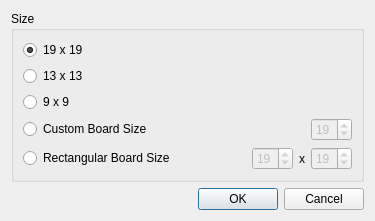
<?xml version="1.0" encoding="UTF-8"?>
<ui version="4.0">
 <class>BoardSizeDialog</class>
 <widget class="QDialog" name="BoardSizeDialog">
  <property name="geometry">
   <rect>
    <x>0</x>
    <y>0</y>
    <width>375</width>
    <height>216</height>
   </rect>
  </property>
  <property name="windowTitle">
   <string>New Document</string>
  </property>
  <layout class="QVBoxLayout" name="verticalLayout">
   <item>
    <widget class="QGroupBox" name="sizeGroupBox">
     <property name="title">
      <string>Size</string>
     </property>
     <layout class="QVBoxLayout" name="verticalLayout_2">
      <item>
       <widget class="QRadioButton" name="radio19Button">
        <property name="text">
         <string>19 x 19</string>
        </property>
        <property name="checked">
         <bool>true</bool>
        </property>
       </widget>
      </item>
      <item>
       <widget class="QRadioButton" name="radio13Button">
        <property name="text">
         <string>13 x 13</string>
        </property>
       </widget>
      </item>
      <item>
       <widget class="QRadioButton" name="radio9Button">
        <property name="text">
         <string>9 x 9</string>
        </property>
       </widget>
      </item>
      <item>
       <layout class="QHBoxLayout" name="customSizeLayout">
        <item>
         <widget class="QRadioButton" name="radioCustomButton">
          <property name="text">
           <string>Custom Board Size</string>
          </property>
         </widget>
        </item>
        <item>
         <widget class="QSpinBox" name="customSpinBox">
          <property name="enabled">
           <bool>false</bool>
          </property>
          <property name="sizePolicy">
           <sizepolicy hsizetype="Fixed" vsizetype="Fixed">
            <horstretch>0</horstretch>
            <verstretch>0</verstretch>
           </sizepolicy>
          </property>
          <property name="minimum">
           <number>2</number>
          </property>
          <property name="maximum">
           <number>52</number>
          </property>
          <property name="value">
           <number>19</number>
          </property>
         </widget>
        </item>
       </layout>
      </item>
      <item>
       <layout class="QHBoxLayout" name="rectangularLayout">
        <item>
         <widget class="QRadioButton" name="radioRectangularButton">
          <property name="text">
           <string>Rectangular Board Size</string>
          </property>
         </widget>
        </item>
        <item>
         <widget class="QSpinBox" name="xsizeSpinBox">
          <property name="enabled">
           <bool>false</bool>
          </property>
          <property name="sizePolicy">
           <sizepolicy hsizetype="Fixed" vsizetype="Fixed">
            <horstretch>0</horstretch>
            <verstretch>0</verstretch>
           </sizepolicy>
          </property>
          <property name="minimum">
           <number>2</number>
          </property>
          <property name="maximum">
           <number>52</number>
          </property>
          <property name="value">
           <number>19</number>
          </property>
         </widget>
        </item>
        <item>
         <widget class="QLabel" name="label">
          <property name="sizePolicy">
           <sizepolicy hsizetype="Fixed" vsizetype="Preferred">
            <horstretch>0</horstretch>
            <verstretch>0</verstretch>
           </sizepolicy>
          </property>
          <property name="text">
           <string>x</string>
          </property>
         </widget>
        </item>
        <item>
         <widget class="QSpinBox" name="ysizeSpinBox">
          <property name="enabled">
           <bool>false</bool>
          </property>
          <property name="sizePolicy">
           <sizepolicy hsizetype="Fixed" vsizetype="Fixed">
            <horstretch>0</horstretch>
            <verstretch>0</verstretch>
           </sizepolicy>
          </property>
          <property name="minimum">
           <number>2</number>
          </property>
          <property name="maximum">
           <number>52</number>
          </property>
          <property name="value">
           <number>19</number>
          </property>
         </widget>
        </item>
       </layout>
      </item>
     </layout>
    </widget>
   </item>
   <item>
    <spacer name="verticalSpacer">
     <property name="orientation">
      <enum>Qt::Vertical</enum>
     </property>
     <property name="sizeHint" stdset="0">
      <size>
       <width>20</width>
       <height>40</height>
      </size>
     </property>
    </spacer>
   </item>
   <item>
    <widget class="QDialogButtonBox" name="buttonBox">
     <property name="orientation">
      <enum>Qt::Horizontal</enum>
     </property>
     <property name="standardButtons">
      <set>QDialogButtonBox::Cancel|QDialogButtonBox::Ok</set>
     </property>
    </widget>
   </item>
  </layout>
 </widget>
 <resources/>
 <connections>
  <connection>
   <sender>buttonBox</sender>
   <signal>accepted()</signal>
   <receiver>BoardSizeDialog</receiver>
   <slot>accept()</slot>
   <hints>
    <hint type="sourcelabel">
     <x>248</x>
     <y>254</y>
    </hint>
    <hint type="destinationlabel">
     <x>157</x>
     <y>274</y>
    </hint>
   </hints>
  </connection>
  <connection>
   <sender>buttonBox</sender>
   <signal>rejected()</signal>
   <receiver>BoardSizeDialog</receiver>
   <slot>reject()</slot>
   <hints>
    <hint type="sourcelabel">
     <x>316</x>
     <y>260</y>
    </hint>
    <hint type="destinationlabel">
     <x>286</x>
     <y>274</y>
    </hint>
   </hints>
  </connection>
 </connections>
</ui>
